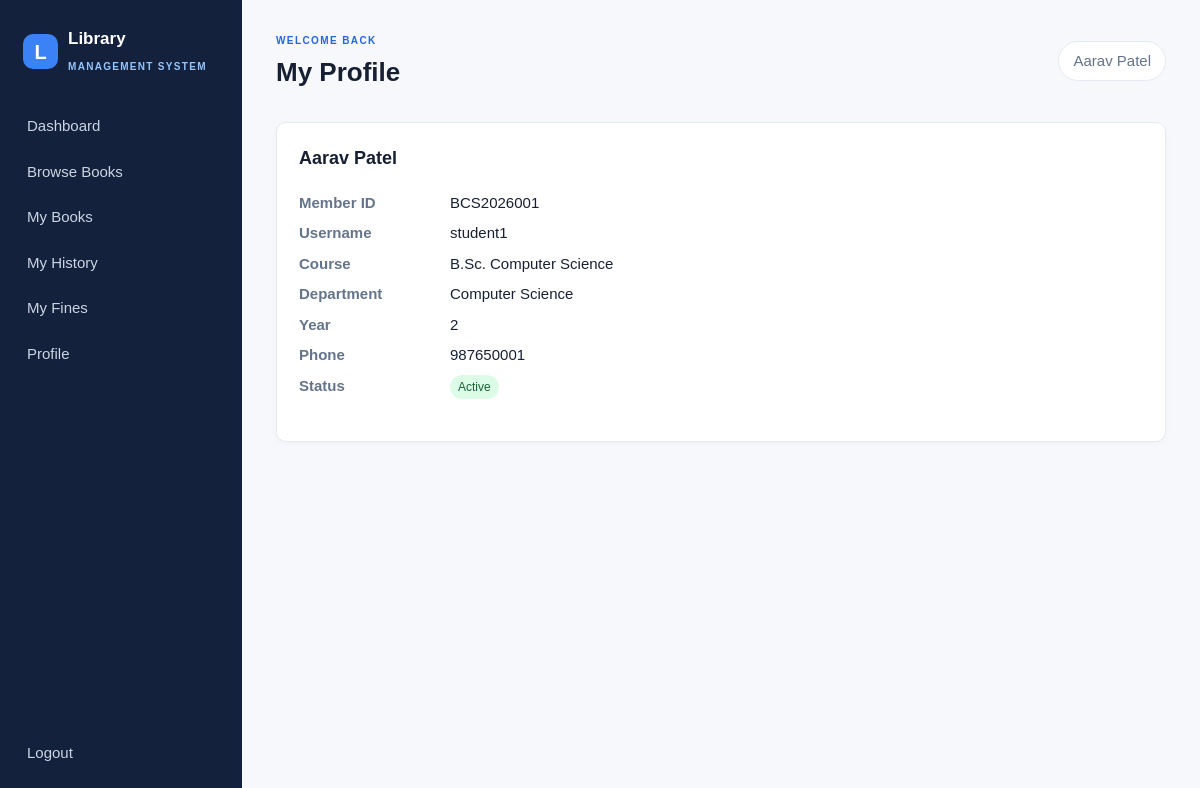
Page /profile/ (signed in) on the committed database.
### library/models.py (models this page shows, shortened)
class Member(models.Model):
    STATUS_CHOICES = [("active", "Active"), ("inactive", "Inactive")]
    user = models.OneToOneField(settings.AUTH_USER_MODEL, on_delete=models.CASCADE, related_name="member_profile")
    member_id = models.CharField(max_length=30, unique=True)
    phone = models.CharField(max_length=20, blank=True)
    address = models.TextField(blank=True)
    course = models.CharField(max_length=120, blank=True)
    department = models.CharField(max_length=120, blank=True)
    year = models.PositiveSmallIntegerField(null=True, blank=True)
    registration_date = models.DateField(default=timezone.localdate)
    status = models.CharField(max_length=10, choices=STATUS_CHOICES, default="active")
    class Meta:
        ordering = ["member_id"]

### library/views.py (the view)
@login_required
def profile(request):
    if not hasattr(request.user, "member_profile"):
        raise Http404
    return render(request, "members/profile.html", {"member": request.user.member_profile})

### library/context_processors.py (called while the page is built)
def user_role(request):
    user = request.user
    return {
        "is_librarian": user.is_authenticated and (user.is_staff or user.groups.filter(name="Librarian").exists()),
        "is_admin_role": user.is_authenticated and user.is_staff,
        "is_member_role": user.is_authenticated and hasattr(user, "member_profile"),
    }

### library/templates/members/profile.html
{% extends 'base.html' %}{% block page_title %}My Profile{% endblock %}{% block content %}<section class="panel profile"><h2>{{ member.user.get_full_name|default:member.user.username }}</h2><dl><dt>Member ID</dt><dd>{{ member.member_id }}</dd><dt>Username</dt><dd>{{ member.user.username }}</dd><dt>Course</dt><dd>{{ member.course }}</dd><dt>Department</dt><dd>{{ member.department }}</dd><dt>Year</dt><dd>{{ member.year|default:'—' }}</dd><dt>Phone</dt><dd>{{ member.phone|default:'—' }}</dd><dt>Status</dt><dd><span class="status {{ member.status }}">{{ member.get_status_display }}</span></dd></dl></section>{% endblock %}

### library/templates/base.html (shortened to what this page needs)
{% load static %}
<!DOCTYPE html>
<html lang="en">
<head>
  <link rel="stylesheet" href="{% static 'css/style.css' %}">
</head>
<body>
{% if user.is_authenticated %}
<div class="layout">
  <aside class="sidebar">
    <a class="brand" href="{% url 'dashboard' %}"><span class="brand-mark">L</span><span>Library<br><small>Management System</small></span></a>
    <nav class="nav-links">
      <a href="{% url 'dashboard' %}">Dashboard</a>
      {% if is_member_role and not is_librarian %}
        <a href="{% url 'book_list' %}">Browse Books</a><a href="{% url 'my_books' %}">My Books</a><a href="{% url 'my_history' %}">My History</a><a href="{% url 'my_fines' %}">My Fines</a><a href="{% url 'profile' %}">Profile</a>
      {% endif %}
    </nav>
    <form class="logout-form" method="post" action="{% url 'logout' %}">{% csrf_token %}<button type="submit">Logout</button></form>
  </aside>
  <main class="main-content">
    <header class="topbar"><div><span class="eyebrow">WELCOME BACK</span><h1>{% block page_title %}Dashboard{% endblock %}</h1></div><div class="user-chip">{{ user.get_full_name|default:user.username }}</div></header>
    {% block content %}{% endblock %}
  </main>
</div>
{% else %}{% block guest_content %}{% endblock %}{% endif %}
</body>
</html>

### library/static/css/style.css (style rules this page uses)
:root { --ink:#172033;--muted:#64748b;--navy:#14213d;--blue:#2563eb;--line:#e5eaf2;--paper:#f6f8fc;--green:#059669;--orange:#d97706;--red:#dc2626 }
* { box-sizing:border-box }
body { margin:0;background:var(--paper);color:var(--ink);font:15px/1.5 Arial,sans-serif }
.layout { min-height:100vh;display:flex }
.sidebar { width:242px;background:var(--navy);color:#dbeafe;padding:26px 15px;display:flex;flex-direction:column;position:fixed;inset:0 auto 0 0 }
.brand { display:flex;gap:10px;align-items:center;color:#fff;text-decoration:none;font-size:17px;font-weight:bold;padding:0 8px 28px }
.brand small { font-size:10px;letter-spacing:1.3px;color:#93c5fd;text-transform:uppercase }
.brand-mark,.login-logo { display:grid;place-items:center;border-radius:10px;background:#3b82f6;width:35px;height:35px;color:#fff;font-size:20px }
.nav-links { display:grid;gap:3px }
.nav-links a,.logout-form button { border:0;background:transparent;color:#cbd5e1;text-decoration:none;padding:10px 12px;border-radius:7px;font:inherit;text-align:left;width:100%;cursor:pointer }
.logout-form { margin-top:auto }
.main-content { margin-left:242px;width:calc(100% - 242px);padding:28px 34px }
.topbar { display:flex;justify-content:space-between;align-items:center;margin-bottom:28px }
.topbar h1 { font-size:26px;margin:2px 0 }
.eyebrow { font-size:10px;letter-spacing:1.4px;color:var(--blue);font-weight:bold }
.user-chip { background:#fff;border:1px solid var(--line);border-radius:30px;padding:8px 14px;color:var(--muted) }
.panel,.form-panel,.detail-card { background:#fff;border:1px solid var(--line);border-radius:10px;padding:22px;margin-bottom:22px;box-shadow:0 2px 7px #17203308 }
.panel h2,.form-panel h2 { font-size:18px;margin:0 }
small { color:var(--muted) }
.badge,.status { display:inline-block;border-radius:20px;padding:3px 8px;font-size:12px }
.status.active,.status.returned { background:#dcfce7;color:#166534 }
.detail-body dl,.profile dl { display:grid;grid-template-columns:135px 1fr;gap:8px 16px;margin:20px 0 }
.detail-body dt,.profile dt { font-weight:bold;color:var(--muted) }
.detail-body dd,.profile dd { margin:0 }

### rows in the picture
Member: user.get_full_name "Aarav Patel", member_id "BCS2026001", user.username "student1", course "B.Sc. Computer Science", department "Computer Science", year "2", phone "987650001", status "Active"

### other values in the picture
{{ user.get_full_name|default:user.username }} "Aarav Patel"
